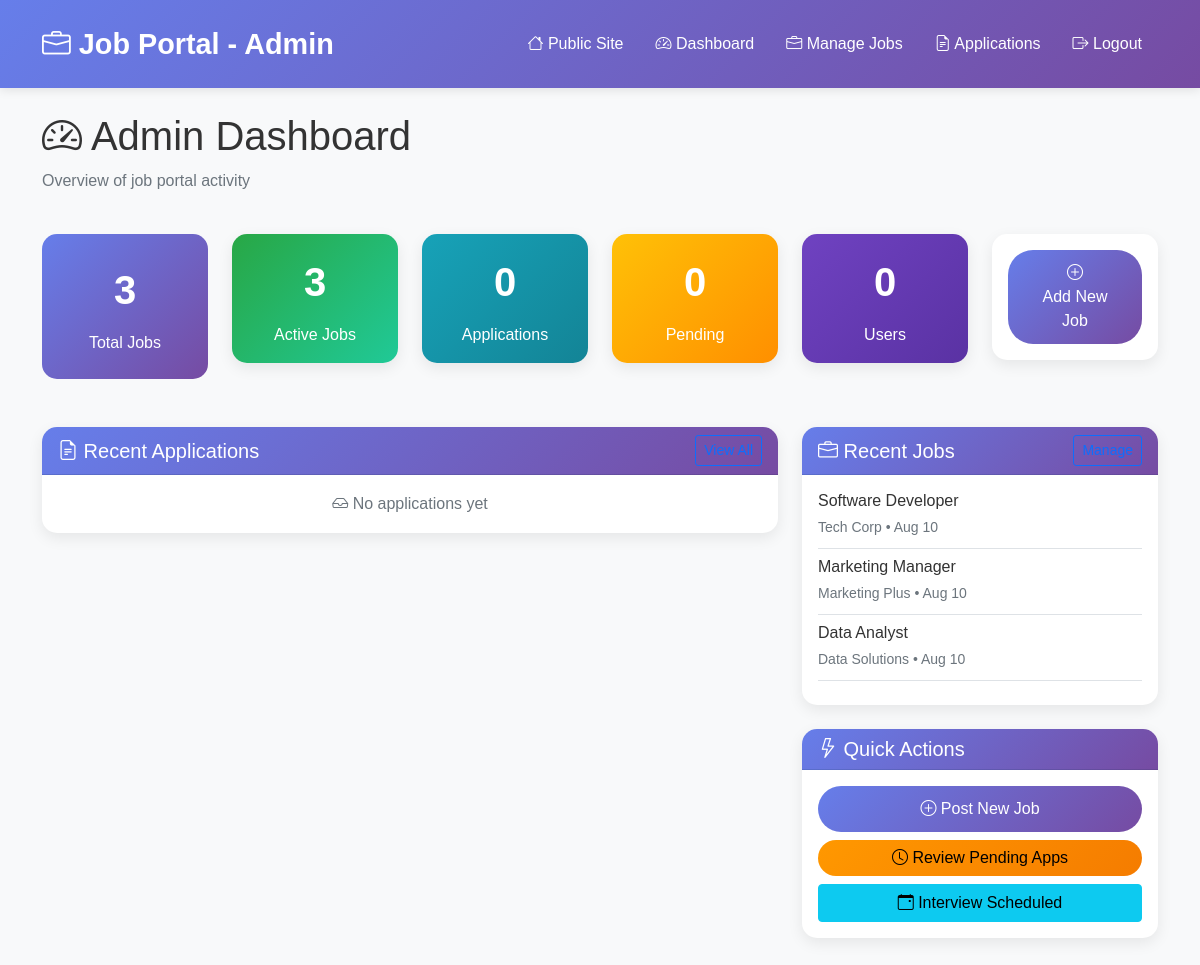
/admin/index.php (signed in), run on the app's committed database.
### tables this page shows
CREATE TABLE jobs (
    id INT PRIMARY KEY AUTO_INCREMENT,
    title VARCHAR(200) NOT NULL,
    company VARCHAR(100) NOT NULL,
    location VARCHAR(100),
    salary_range VARCHAR(50),
    description TEXT NOT NULL,
    requirements TEXT,
    is_active TINYINT(1) DEFAULT 1,
    created_by INT,
    created_at TIMESTAMP DEFAULT CURRENT_TIMESTAMP,
    FOREIGN KEY (created_by) REFERENCES users(id)
);

### config.php (called while the page is built, shortened)
<?php
function sanitize($input) {
    return htmlspecialchars(strip_tags(trim($input)));
}
?>

### admin/index.php (the view, shortened to what this page needs)
<?php
require_once '../config.php';
$pdo = getDBConnection();
$stats = [
    'total_jobs' => $pdo->query("SELECT COUNT(*) FROM jobs")->fetchColumn(),
    'active_jobs' => $pdo->query("SELECT COUNT(*) FROM jobs WHERE is_active = 1")->fetchColumn(),
    'total_applications' => $pdo->query("SELECT COUNT(*) FROM applications")->fetchColumn(),
    'pending_applications' => $pdo->query("SELECT COUNT(*) FROM applications WHERE status = 'pending'")->fetchColumn(),
    'total_users' => $pdo->query("SELECT COUNT(*) FROM users WHERE is_admin = 0")->fetchColumn()
];
$stmt = $pdo->prepare("
    SELECT a.*, j.title as job_title, j.company, u.first_name, u.last_name, u.email
    FROM applications a
    JOIN jobs j ON a.job_id = j.id
    JOIN users u ON a.user_id = u.id
    ORDER BY a.applied_at DESC
    LIMIT 10
");
$stmt->execute();
$recent_applications = $stmt->fetchAll(PDO::FETCH_ASSOC);
$stmt = $pdo->prepare("SELECT * FROM jobs ORDER BY created_at DESC LIMIT 5");
$stmt->execute();
$recent_jobs = $stmt->fetchAll(PDO::FETCH_ASSOC);
?>
<!DOCTYPE html>
<html lang="en">
<head>
    <link href="https://cdn.jsdelivr.net/npm/bootstrap@5.1.3/dist/css/bootstrap.min.css" rel="stylesheet">
    <link href="https://cdn.jsdelivr.net/npm/bootstrap-icons@1.8.1/font/bootstrap-icons.css" rel="stylesheet">
    <link href="../style.css" rel="stylesheet">
</head>
<body>
    <nav class="navbar navbar-expand-lg">
        <div class="container">
            <a class="navbar-brand" href="../index.php">
                <i class="bi bi-briefcase"></i> Job Portal - Admin
            </a>
            <div class="collapse navbar-collapse" id="navbarNav">
                <ul class="navbar-nav ms-auto">
                    <li class="nav-item">
                        <a class="nav-link" href="../index.php">
                            <i class="bi bi-house"></i> Public Site
                        </a>
                    </li>
                    <li class="nav-item">
                        <a class="nav-link active" href="index.php">
                            <i class="bi bi-speedometer2"></i> Dashboard
                        </a>
                    </li>
                    <li class="nav-item">
                        <a class="nav-link" href="jobs.php">
                            <i class="bi bi-briefcase"></i> Manage Jobs
                        </a>
                    </li>
                    <li class="nav-item">
                        <a class="nav-link" href="applications.php">
                            <i class="bi bi-file-earmark-text"></i> Applications
                        </a>
                    </li>
                    <li class="nav-item">
                        <a class="nav-link" href="../logout.php">
                            <i class="bi bi-box-arrow-right"></i> Logout
                        </a>
                    </li>
                </ul>
            </div>
        </div>
    </nav>
    <div class="container mt-4">
        <div class="row mb-4">
            <div class="col-12">
                <h1><i class="bi bi-speedometer2"></i> Admin Dashboard</h1>
                <p class="text-muted">Overview of job portal activity</p>
            </div>
        </div>
        <div class="row mb-4">
            <div class="col-md-2 col-6 mb-3">
                <div class="stat-card">
                    <div class="stat-number"><?php echo $stats['total_jobs']; ?></div>
                    <div>Total Jobs</div>
                </div>
            </div>
            <div class="col-md-2 col-6 mb-3">
                <div class="card text-center" style="background: linear-gradient(135deg, #28a745 0%, #20c997 100%); color: white;">
                    <div class="card-body">
                        <div class="stat-number"><?php echo $stats['active_jobs']; ?></div>
                        <div>Active Jobs</div>
                    </div>
                </div>
            </div>
            <div class="col-md-2 col-6 mb-3">
                <div class="card text-center" style="background: linear-gradient(135deg, #17a2b8 0%, #138496 100%); color: white;">
                    <div class="card-body">
                        <div class="stat-number"><?php echo $stats['total_applications']; ?></div>
                        <div>Applications</div>
                    </div>
                </div>
            </div>
            <div class="col-md-2 col-6 mb-3">
                <div class="card text-center" style="background: linear-gradient(135deg, #ffc107 0%, #ff8f00 100%); color: white;">
                    <div class="card-body">
                        <div class="stat-number"><?php echo $stats['pending_applications']; ?></div>
                        <div>Pending</div>
                    </div>
                </div>
            </div>
            <div class="col-md-2 col-6 mb-3">
                <div class="card text-center" style="background: linear-gradient(135deg, #6f42c1 0%, #5a32a3 100%); color: white;">
                    <div class="card-body">
                        <div class="stat-number"><?php echo $stats['total_users']; ?></div>
                        <div>Users</div>
                    </div>
                </div>
            </div>
            <div class="col-md-2 col-6 mb-3">
                <div class="card text-center border-2 border-primary">
                    <div class="card-body">
                        <a href="jobs.php?action=add" class="btn btn-primary">
                            <i class="bi bi-plus-circle"></i><br>
                            Add New Job
                        </a>
                    </div>
                </div>
            </div>
        </div>
        <div class="row">
            <div class="col-md-8 mb-4">
                <div class="card">
                    <div class="card-header d-flex justify-content-between align-items-center">
                        <h5 class="mb-0"><i class="bi bi-file-earmark-text"></i> Recent Applications</h5>
                        <a href="applications.php" class="btn btn-sm btn-outline-primary">View All</a>
                    </div>
                    <div class="card-body p-0">
                        <?php if (empty($recent_applications)): ?>
                            <div class="p-3 text-center text-muted">
                                <i class="bi bi-inbox"></i> No applications yet
                            </div>
                        <?php endif; ?>
                    </div>
                </div>
            </div>
            <div class="col-md-4 mb-4">
                <div class="card">
                    <div class="card-header d-flex justify-content-between align-items-center">
                        <h5 class="mb-0"><i class="bi bi-briefcase"></i> Recent Jobs</h5>
                        <a href="jobs.php" class="btn btn-sm btn-outline-primary">Manage</a>
                    </div>
                    <div class="card-body">
                        <?php if (empty($recent_jobs)): ?>
                            <div class="text-center text-muted">
                                <i class="bi bi-briefcase"></i> No jobs posted yet
                            </div>
                        <?php else: ?>
                            <?php foreach ($recent_jobs as $job): ?>
                            <div class="border-bottom pb-2 mb-2">
                                <h6 class="mb-1"><?php echo sanitize($job['title']); ?></h6>
                                <small class="text-muted">
                                    <?php echo sanitize($job['company']); ?> •
                                    <?php echo date('M j', strtotime($job['created_at'])); ?>
                                </small>
                            </div>
                            <?php endforeach; ?>
                        <?php endif; ?>
                    </div>
                </div>
                <div class="card mt-3">
                    <div class="card-header">
                        <h5 class="mb-0"><i class="bi bi-lightning"></i> Quick Actions</h5>
                    </div>
                    <div class="card-body">
                        <div class="d-grid gap-2">
                            <a href="jobs.php?action=add" class="btn btn-primary">
                                <i class="bi bi-plus-circle"></i> Post New Job
                            </a>
                            <a href="applications.php?status=pending" class="btn btn-warning">
                                <i class="bi bi-clock"></i> Review Pending Apps
                            </a>
                            <a href="applications.php?status=interview" class="btn btn-info">
                                <i class="bi bi-calendar-event"></i> Interview Scheduled
                            </a>
                        </div>
                    </div>
                </div>
            </div>
        </div>
    </div>
</body>
</html>

### style.css (style rules this page uses)
* { margin: 0; padding: 0; box-sizing: border-box; }
body { font-family: 'Arial', sans-serif; line-height: 1.6; color: #333; background-color: #f8f9fa; }
.navbar { background: linear-gradient(135deg, #667eea 0%, #764ba2 100%); padding: 1rem 0; box-shadow: 0 2px 10px rgba(0,0,0,0.1); }
.navbar-brand { font-size: 1.8rem; font-weight: bold; color: white !important; }
.navbar-nav .nav-link { color: white !important; margin: 0 0.5rem; transition: all 0.3s ease; }
.card { border: none; border-radius: 15px; box-shadow: 0 5px 15px rgba(0,0,0,0.08); transition: transform 0.3s ease, box-shadow 0.3s ease; margin-bottom: 1.5rem; }
.card-header { background: linear-gradient(135deg, #667eea 0%, #764ba2 100%); color: white; border-radius: 15px 15px 0 0 !important; font-weight: bold; }
.btn-primary { background: linear-gradient(135deg, #667eea 0%, #764ba2 100%); border: none; border-radius: 25px; padding: 0.7rem 1.5rem; transition: all 0.3s ease; }
.btn-warning { background: linear-gradient(135deg, #ff9800 0%, #f57c00 100%); border: none; border-radius: 25px; }
.stat-card { background: linear-gradient(135deg, #667eea 0%, #764ba2 100%); color: white; border-radius: 15px; padding: 1.5rem; text-align: center; }
.stat-number { font-size: 2.5rem; font-weight: bold; margin-bottom: 0.5rem; }

### data on the page
jobs: title "Software Developer", company "Tech Corp", created_at "Aug 10"
jobs: title "Marketing Manager", company "Marketing Plus", created_at "Aug 10"
jobs: title "Data Analyst", company "Data Solutions", created_at "Aug 10"

### other printed values
$stats['total_jobs'] "3"
$stats['active_jobs'] "3"
$stats['total_applications'] "0"
$stats['pending_applications'] "0"
$stats['total_users'] "0"
